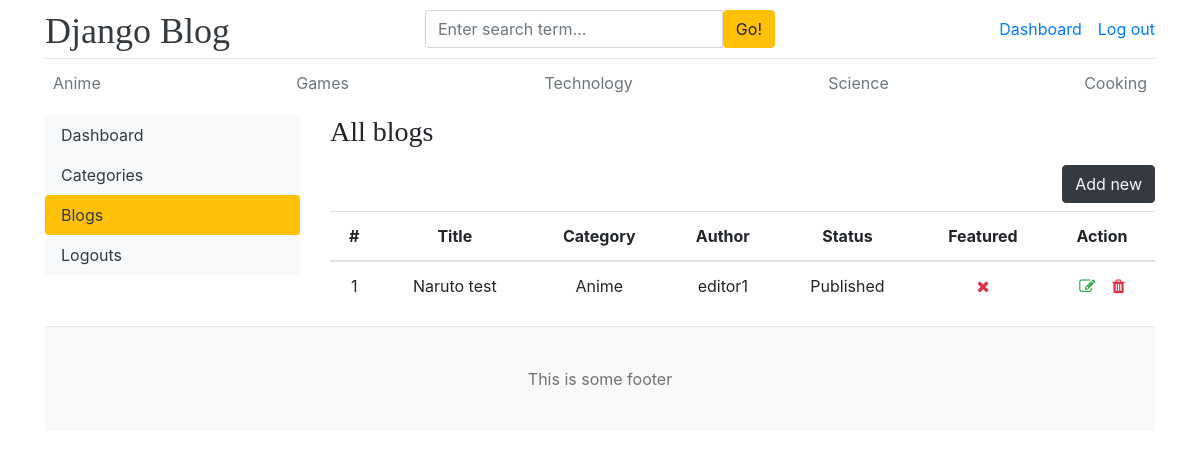
Page /dashboard/posts/ (signed in) on the committed database.
### blogs/models.py (models this page shows, shortened)
class Category(models.Model):
    category_name = models.CharField(max_length=50, unique=True)
    created_at = models.DateTimeField(auto_now_add=True)
    updated_at = models.DateTimeField(auto_now=True)
    def __str__(self) -> str:
        return self.category_name
    class Meta:
        verbose_name_plural = 'categories'

class Blog(models.Model):
    title = models.CharField(max_length=100)
    slug = models.SlugField(max_length=150, unique=True, blank=True)
    category = models.ForeignKey(Category, on_delete=models.CASCADE)
    author = models.ForeignKey(User, on_delete=models.CASCADE)
    featured_image = models.ImageField(upload_to='uploads/%Y/%m/%d')
    short_description = models.TextField(max_length=500)
    blog_body = models.TextField(max_length=2000)
    status = models.CharField(max_length=20, choices=STATATUS_CHOICES, default="Draft")
    is_featured = models.BooleanField(default=False)
    created_at = models.DateTimeField(auto_now_add=True)
    updated_at = models.DateTimeField(auto_now=True)

### dashboards/views.py (the view)
# urls.py: path('posts/', views.posts, name='posts'),
@login_required
def posts(request):
    posts = Blog.objects.all()
    context = {
        'posts':posts
    }
    return render(request, 'dashboard/posts.html', context=context)

### blogs/context_processors.py (called while the page is built)
def get_categories(request):
    categories = Category.objects.all().order_by('created_at')
    return dict(categories = categories)

def get_socialmedia_links(request):
    social_media_links = SocialMedia.objects.all()
    return dict(social_media_links = social_media_links)

### templates/dashboard/posts.html (shortened to what this page needs)
{% extends 'base.html' %}
{% block content %}
<div class="row">
    {% include 'dashboard/sidebar.html' %}
    <div class="col-md-9">
        <h3 class="mb-3">All blogs</h3>
        <a href="{% url 'add_post' %}" class="btn btn-dark text-light float-right mb-2">Add new</a>
        <table class="table table-hover text-center">
            <thead>
              <tr>
                <th >#</th>
                <th >Title</th>
                <th >Category</th>
                <th>Author</th>
                <th>Status</th>
                <th>Featured</th>
                <th>Action</th>
              </tr>
            </thead>
            <tbody>
                {% for blog in posts %}
                <tr>
                    <td>{{ forloop.counter }} </td>
                    <td>{{blog.title}}</td>
                    <td>{{blog.category}}</td>
                    <td>{{blog.author}}</td>
                    <td>{{blog.status}}</td>
                    <td> {% if blog.is_featured %} <i class="fa fa-check text-success "></i> {% else %} <i class="fa fa-times text-danger "></i> {% endif %}</td>
                    <td>
                        <a href="{% url 'edit_post' blog.pk %}"><i class="fa fa-edit text-success "></i></a>
                        <a href="{% url 'delete_post' blog.pk %}"><i class="fa fa-trash text-danger "></i></a>
                    </td>
                </tr>
                {% endfor %}
            </tbody>
          </table>
    </div>
</div>
{% endblock %}

### templates/base.html (shortened to what this page needs)
{% load static %}
<!DOCTYPE html>
<html lang="en">
<head>
    <link href="https://getbootstrap.com/docs/4.0/dist/css/bootstrap.min.css" rel="stylesheet">
    <link href="{% static 'css/blog.css' %}" rel="stylesheet">
    <link rel="stylesheet" href="https://cdnjs.cloudflare.com/ajax/libs/font-awesome/4.7.0/css/font-awesome.min.css">
  </head>
<body>
    <div class="container">
      <header class="blog-header p  y-3">
        <div class="row flex-nowrap justify-content-between align-items-center">
          <div class="col-4 pt-1">
            <a class="blog-header-logo text-dark" href="/">Django Blog</a>
          </div>
          <div class="col-4">
              <form action="{% url 'search' %}" method="GET">
                  <div class="input-group">
                    <input class="form-control" type="text" name="keyword" placeholder="Enter search term..." aria-label="Enter search term..." aria-describedby="button-search" />
                    <button class="btn btn-warning" id="button-search" type="submit">Go!</button>
                  </div>
              </form>
          </div>
          <div class="col-4 d-flex justify-content-end align-items-center">
            {% if not user.is_authenticated %}
              <a class="btn btn-sm btn-warning" href=" {% url 'login' %} ">Login</a> &nbsp;
              <a class="btn btn-sm btn-outline-secondary" href=" {% url 'register' %} ">Register</a>
            {% else %}
              <span> <a href="{% url 'dashboard' %}">Dashboard</a> </span>
              <span><a href="{% url 'logout' %}">Log out</a></span>
            {% endif %}
          </div>
        </div>
      </header>
      <div class="nav-scroller py-1 mb-2">
        <nav class="nav d-flex justify-content-between">
          {% for category in categories %}
          <a class="p-2 text-muted" href="{% url 'posts_by_category' category.pk %}">{{category}}</a>
          {% endfor %}
        </nav>
    </div>
{% block content %}
{% endblock %}
    <footer class="blog-footer">
        This is some footer
    </footer>
</body>
</html>

### blog_main/static/css/blog.css (style rules this page uses)
.blog-header { border-bottom: 1px solid #e5e5e5; }
.blog-header-logo { font-family: "Playfair Display", Georgia, "Times New Roman", serif; font-size: 2.25rem; }
h1, h2, h3, h4, h5, h6 { font-family: "Playfair Display", Georgia, "Times New Roman", serif; }
.blog-footer { padding: 2.5rem 0; color: #727272; text-align: center; background-color: #f9f9f9; border-top: .05rem solid #e5e5e5; }

### rows in the picture
Category: category_name "Anime"
Category: category_name "Games"
Category: category_name "Technology"
Category: category_name "Science"
Category: category_name "Cooking"
Blog: title "Naruto test", category "Anime", author "editor1", status "Published", is_featured False (drawn)
